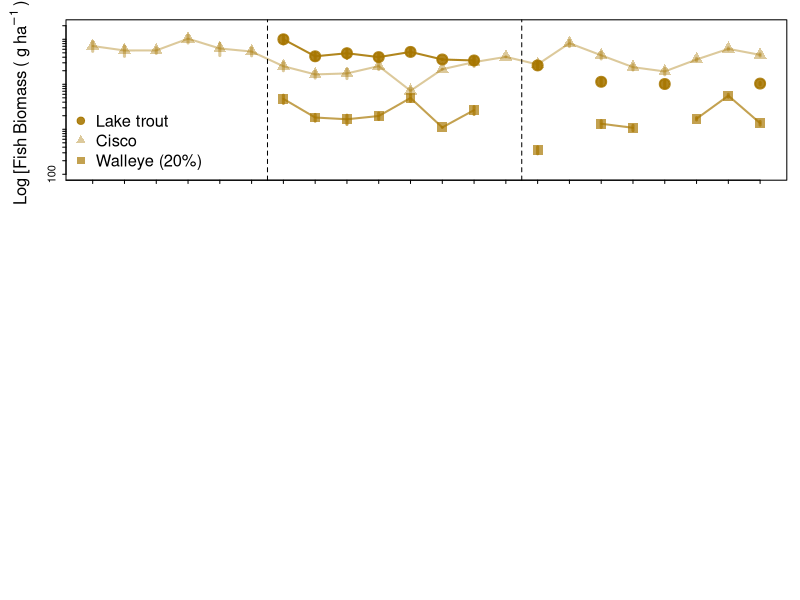

Recreate this plot in R. (Note: this script raises an error after producing the figure.)
## Trout Taxa Biomass ## 

# Load in libraries # 
library(tidyverse)
library(lubridate)

# Load in biomass data # 
fish = read_csv('trout_fish_biomass_selectpelagic.csv')
pelagic.miv = read_csv('trout_pmiv_biomass.reduced.csv')
zoop.grouped = read_csv('trout_pzoop_grouped.alldates.csv')

# Fish biomass # 
fish

fish.select = fish %>%
  select(year, spp, biomass.kg_perhec.raw, biomass.kg_perhec.corrected, biomass.kg_upperse.corrected, biomass.kg_lowerse.corrected)  # Match other taxa record 

fish.raw = fish.select %>% 
  select(year, spp, biomass.kg_perhec.raw) %>% 
  mutate(biomass.g_perhec.raw = biomass.kg_perhec.raw*1000)
fish.raw

fish.raw = fish.raw %>%
  pivot_wider(id_cols = year, 
              names_from = spp, 
              values_from = biomass.g_perhec.raw)
fish.raw

corrected.wae = fish.select %>% 
  select(year, spp, biomass.kg_perhec.corrected) %>% 
  mutate(biomass.g_perhec.corrected = biomass.kg_perhec.corrected*1000) %>%
  pivot_wider(id_cols = year, 
              names_from = spp, 
              values_from = biomass.g_perhec.corrected) %>% 
  rename(p20.walleye = walleye)

upperse = fish.select %>% 
  select(year, spp, biomass.kg_upperse.corrected) %>% 
  mutate(biomass.g_upperse.corrected = biomass.kg_upperse.corrected*1000) %>%
  pivot_wider(id_cols = year, 
              names_from = spp, 
              values_from = biomass.g_upperse.corrected) %>%
  rename(c.se.u = cisco, lt.se.u = lake.trout, w.se.u = walleye)
upperse

lowerse = fish.select %>% 
  select(year, spp, biomass.kg_lowerse.corrected) %>% 
  mutate(biomass.g_lowerse.corrected = biomass.kg_lowerse.corrected*1000) %>%
  pivot_wider(id_cols = year, 
              names_from = spp, 
              values_from = biomass.g_lowerse.corrected)  %>%
  rename(c.se.l = cisco, lt.se.l = lake.trout, w.se.l = walleye)
lowerse

join1 = left_join(corrected.wae, upperse, by = 'year')
fish.final = left_join(join1, lowerse, by = 'year')
fish.final

# Fish colors 
  # Cisco #de2d26
  # lake.trout #fc9272
  # walleye #fee0d2 
windows(height = 8, width = 6)
par(mfrow =c(3,1), mar = c(0.5,1,1,0.5), oma = c(4,4,.5,.5))
par(tcl = -0.25)
par(mgp = c(2, 0.6, 0))

lt = rgb(167, 118, 0, max = 255, alpha = 225)
wae = rgb(167, 118,0, max = 255, alpha = 175)
cis = rgb(167, 118,0, max = 255, alpha = 100)

# wae = '#b5a479'
# lt = '#A77600'
# cis = 'gray30'

transparent = rgb(255,255,255 ,maxColorValue = 255, alpha = 100)

# Fish plot #===================
# plot(cisco~year, data = fish.raw, type = 'o',col = '#99000d', lwd = 2, pch = 19, cex = 1, ylim = c(0,130),
#      ylab = '', xlab = '')
# mtext(side = 2, line =2.5, expression(Pelagic ~ ~Fish ~ ~Biomass ~`(`~ kg ~ ha^-1~`)`))
# arrows(x0=fish.final$year, y0=fish.final$c.se.l, 
#        x1=fish.final$year, y1=fish.final$c.se.u, col = '#99000d', code = 3, angle=90, length=0, lwd = 2)
# points(lake.trout~year, data = fish.raw, type = 'o', col = '#ef3b2c', lwd = 2, pch = 19, cex = 1)
# arrows(x0=fish.final$year, y0=fish.final$lt.se.l, 
#        x1=fish.final$year, y1=fish.final$lt.se.u, col = '#ef3b2c', code = 3, angle=90, length=0, lwd = 2)
# points(walleye.p20~year, data = fish.raw, type = 'o', col = '#fc9272', lwd = 2, pch = 19, cex = 1)
# arrows(x0=fish.final$year, y0=fish.final$w.se.l, 
#        x1=fish.final$year, y1=fish.final$w.se.u, col = '#fc9272', code = 3, angle=90, length=0, lwd = 2)
# legend('topright', legend = c('Cisco', 'Lake trout', 'Walleye (20%)'), pch = 19, col = c('#99000d','#ef3b2c', '#fc9272'),
#        bty = 'n')

# Log all three plots option # 
plot(log(cisco)~year, data = fish.raw, type = 'o',col = cis, lwd = 2, pch = 17, cex = 2, ylim = c(log(100), log(200000)),
     ylab = '', xlab = '', yaxt = 'n', xlim = c(2001,2022), xaxt = 'n')
axis(side=2,
     at=c(log(100),log(200), log(300), log(400), log(500), log(600), log(700), log(800), log(900), 
          log(1000),log(2000),log(3000),log(4000),log(5000),log(6000),log(7000),log(8000),log(9000),
          log(10000),log(20000),log(30000),log(40000),log(50000),log(60000),log(70000),log(80000),log(90000),
          log(100000), log(200000)), #Where the tick marks should be drawn
     labels = c('100', '', '', '', '', '', '', '', '', 
                '1000', '', '', '', '', '', '', '', '', 
                '10000', '', '','','','','','','',
                '100000','200000'),
     las=0, cex = 2)
axis(side = 1, 
     at = c(2000,2001,2002,2003,2004,2005,2006,2007,2008,
            2009,2010,2011,2012,2013,2014,2015,2016,2017,
            2018,2019,2020,2021,2022), 
     labels = c('', '', '', '','','','','','','','','',
                '', '','','','','','','','','',''), cex = 3, las = 3)

mtext(side = 2, line =2.5, expression(Log~`[Fish`~Biomass~`(`~ g ~ ha^-1~`)]`))
arrows(x0=fish.final$year, y0=log(fish.final$c.se.l), 
       x1=fish.final$year, y1=log(fish.final$c.se.u), col = cis, code = 3, angle=90, length=0, lwd = 3)
points(log(lake.trout)~year, data = fish.raw, type = 'o', col = lt, lwd = 2, pch = 19, cex = 2)
arrows(x0=fish.final$year, y0=log(fish.final$lt.se.l), 
       x1=fish.final$year, y1=log(fish.final$lt.se.u), col = lt, code = 3, angle=90, length=0, lwd = 3)
points(log(p20.walleye)~year, data = corrected.wae, type = 'o', col = wae, lwd = 2, pch = 15, cex = 2)
arrows(x0=fish.final$year, y0=log(fish.final$w.se.l), 
       x1=fish.final$year, y1=log(fish.final$w.se.u), col = wae, code = 3, angle=90, length=0, lwd = 3)
legend('bottomleft', legend = c('Lake trout', 'Cisco', 'Walleye (20%)'), pch = c(19, 17, 15), col = c(lt, cis, wae),
       bty = 'n', cex = 1.5)
abline(v = 2006.5, lty = 2)
abline(v = 2014.5, lty = 2)

# Pelagic MIV # 
pelagic.miv

pmiv.select = pelagic.miv %>% 
  mutate(taxon = tolower(taxon)) %>% 
  select(year4, taxon, biomass.g_perhec, biomass.prop.err.se) %>% 
  mutate(biomass.mg_perhec = (biomass.g_perhec*1000), 
         biomass.mg.prop.err.se = (biomass.prop.err.se*1000)) %>% 
  mutate(biomass.mg_perm2 = biomass.mg_perhec/10000, 
         biomass.mg.perm2.prop.err.se = biomass.mg.prop.err.se/10000)
pmiv.select
max(pmiv.select$biomass.g_perhec)
min(pmiv.select$biomass.g_perhec)

pmiv.wide = pmiv.select %>% 
  pivot_wider(id_cols = year4, 
              names_from = 'taxon', 
              values_from = 'biomass.g_perhec') %>% 
  rename(chaoborus = `chaoborus larvae`)
pmiv.wide

pmiv.error = pmiv.select %>% 
  pivot_wider(id_cols = year4, 
              names_from = 'taxon', 
              values_from = 'biomass.prop.err.se') %>% 
  rename(chaoborus.se = `chaoborus larvae`, 
         leptodora.se = leptodora, 
         mysis.se = mysis, 
         bytho.se = bythotrephes)
pmiv.error  

pmiv.final = left_join(pmiv.wide, pmiv.error, by = 'year4')
pmiv.final

# MIV plot # =============================
mys = '#a75b51'
chao = rgb(167, 91,81, maxColorValue = 255, alpha = 175)
lep = rgb(167, 91,81, maxColorValue = 255, alpha = 100)
byth = 'gray60'

# mys = '#a75b51' 
# chao = '#692e27' 
# lep = '#f9afa6'
# byth = 'gray30'
  
plot(log(chaoborus)~year4, data = pmiv.final, type = 'o',col = chao, lwd = 2, pch = 17, cex = 2, ylim = c(log(0.01),log(3000)),
     ylab = '', xlab = '', yaxt = 'n', col.axis = transparent, xlim = c(2001,2022), xaxt = 'n')
axis(side=2,
     at=c( 
       log(0.01),log(0.02),log(0.03),log(0.04),log(0.05),log(0.06),log(0.07),log(0.08),log(0.09), 
       log(0.1),log(0.2),log(0.3),log(0.4),log(0.5),log(0.6),log(0.7),log(0.8),log(0.9),
       log(1),log(2),log(3),log(4),log(5),log(6),log(7),log(8),log(9),log(10),
           log(20),log(30),log(40),log(50),log(60),log(70),log(80),log(90),log(100), 
           log(200),log(300), log(400), log(500), log(600), log(700), log(800), log(900), log(1000),
       log(2000), log(3000)), #Where the tick marks should be drawn
     labels = c('0.01', '', '', '', '', '', '', '', '',
                '0.1', '', '', '', '', '', '', '', '', 
                '1', '', '', '', '', '', '', '', '', 
                '10', '', '','','','','','','',
                '100','','', '', '','','','','',
                '1000','',''),
     las=0, cex = 2)
axis(side = 1, 
     at = c(2000,2001,2002,2003,2004,2005,2006,2007,2008,
            2009,2010,2011,2012,2013,2014,2015,2016,2017,
            2018,2019,2020,2021,2022), 
     labels = c('', '', '', '','','','','','','','','',
                '', '','','','','','','','','',''), cex = 3, las = 3)
mtext(side = 2, line =2.5, expression(`Log[`~MZP~Biomass ~`(`~ g ~ ha^-1~`)]`))
arrows(x0=pmiv.final$year4, y0=(log(pmiv.final$chaoborus - pmiv.final$chaoborus.se)), 
       x1=pmiv.final$year4, y1=(log(pmiv.final$chaoborus + pmiv.final$chaoborus.se)), col = chao, code = 3, angle=90, length=0, lwd = 3)
points(log(leptodora)~year4, data = pmiv.final, type = 'o', col = lep, lwd = 2, pch = 15, cex = 2)
arrows(x0=pmiv.final$year4, y0=(log(pmiv.final$leptodora - pmiv.final$leptodora.se)), col = lep,
       x1=pmiv.final$year4, y1=(log(pmiv.final$leptodora + pmiv.final$leptodora.se)), code = 3, angle=90, length=0, lwd = 3)
points(log(mysis)~year4, data = pmiv.final, type = 'o', col = mys, lwd = 2, pch = 19, cex = 2)
arrows(x0=pmiv.final$year4, y0=(log(pmiv.final$mysis - pmiv.final$mysis.se)), col = mys,
       x1=pmiv.final$year4, y1=(log(pmiv.final$mysis + pmiv.final$mysis.se)), code = 3, angle=90, length=0, lwd = 3)
points(log(bythotrephes)~year4, data = pmiv.final, type = 'o', col = byth, lwd = 2, pch = 18, cex = 2)
arrows(x0=pmiv.final$year4, y0=(log(pmiv.final$bythotrephes - pmiv.final$bytho.se)), col = byth,
       x1=pmiv.final$year4, y1=(log(pmiv.final$bythotrephes + pmiv.final$bytho.se)), code = 3, angle=90, length=0, lwd = 3)

legend('bottomleft', legend = c('Mysis', 'Chaoborus', 'Leptodora', 'Bythotrephes'), pch = c(19, 17, 15, 18), col = c(mys, chao,lep, byth),
       bty = 'n', cex = 1.5)
abline(v = 2006.5, lty = 2)
abline(v = 2014.5, lty = 2)

# Zooplankton # 
zoop.grouped

zoop.grouped.select = zoop.grouped %>% 
  select(year4, sample_date, larger_group, biomass_ugL, biomass_g.perhec, avg.bodymass_g, biomass_g.per_m2) %>% 
  mutate(sample_date = mdy(sample_date)) %>% 
  mutate(month = month(sample_date)) %>% 
  filter(month == 7 | month == 8) %>%
  rename(year = year4, 
         spp = larger_group, 
         bodymass_g = avg.bodymass_g, 
         biomass.g_perhec = biomass_g.perhec) %>% 
  group_by(year, spp) %>% 
  summarize(biomass.g_perhec_mean = mean(biomass.g_perhec, na.rm = T),
            biomass_ugL = mean(biomass_ugL), 
            biomass.g_perm2 = mean(biomass_g.per_m2, na.rm = T), 
            sd_g.perm2 = sd(biomass_g.per_m2, na.rm = T), 
            g_perhec.sd = sd(biomass.g_perhec, na.rm = T),
            bodymass_g = mean(bodymass_g, na.rm = T), 
            mass_sd = sd(bodymass_g, na.rm = T)) %>% 
  ungroup() %>%
  mutate(se_g.perhec = g_perhec.sd/sqrt(2)) %>% 
  select(year, spp, biomass.g_perhec_mean, se_g.perhec, biomass_ugL)
zoop.grouped.select

max(zoop.grouped.select$biomass.g_perhec_mean) # 53000
min(zoop.grouped.select$biomass.g_perhec_mean) # 227

zp.wide = zoop.grouped.select%>% 
  mutate(spp = tolower(spp)) %>%
  pivot_wider(id_cols = year, 
              names_from = 'spp', 
              values_from = 'biomass.g_perhec_mean')
zp.wide

zp.wide.check = zoop.grouped.select %>% 
  mutate(spp = tolower(spp)) %>% 
  pivot_wider(id_cols = year,
              names_from = 'spp', 
              values_from = 'biomass_ugL')
zp.wide.check

zp.error = zoop.grouped.select %>% 
  mutate(spp = tolower(spp)) %>%
  pivot_wider(id_cols = year, 
              names_from = 'spp', 
              values_from = 'se_g.perhec') %>% 
  rename(clad.se = cladocera, 
         cope.se = copepoda, 
         roti.se = rotifera)
zp.error  

zp.final = left_join(zp.wide, zp.error, by = 'year') 
zp.final

#Zoop Plot #======================== 
cop = rgb(205,92,5, maxColorValue = 255, alpha = 220)
clad = rgb(205,92,5, maxColorValue = 255, alpha = 175)
rot = rgb(205,92,5, maxColorValue = 255, alpha = 100)

# cop = '#cd5c05'
# clad = 'gray30' 
# rot = '#e2a271'


plot(log(cladocera)~year, data = zp.final, type = 'o',col = clad, 
     lwd = 2, pch = 17, cex = 2, ylim = c(log(10),log(60000)),
     ylab = '', xlab = '', yaxt = 'n', xlim = c(2001,2022), xaxt = 'n') 
axis(side=2,
     at=c(log(10), log(20),log(30),log(40),log(50),log(60),log(70),log(80),log(90),
          log(100), log(200),log(300),log(400),log(500),log(600),log(700),log(800),log(900),
          log(1000),log(2000),log(3000),log(4000),log(5000),log(6000),log(7000),log(8000), log(9000),
          log(10000), log(20000), log(30000), log(40000), log(50000), log(60000)), #Where the tick marks should be drawn
     labels = c('10','', '', '', '', '', '', '', '',
                '100','', '', '', '', '', '', '', '',
                '1000', '', '', '', '', '', '', '', '',
                '10000', '', '', '', '', '60000'),
     las=0, cex = 2)
axis(side = 1, 
     at = c(2000,2001,2002,2003,2004,2005,2006,2007,2008,
            2009,2010,2011,2012,2013,2014,2015,2016,2017,
            2018,2019,2020,2021,2022), 
     labels = c('', '2001', '', '2003','','2005','','2007','','2009','','2011',
                '', '2013','','2015','','2017','','2019','','2021',''), cex = 3, las = 1)
mtext(side = 2, line =2.5, expression(`Log[`~Zoop~Biomass ~`(`~ g ~ ha^-1~`)]`), cex = 1)
arrows(x0=zp.final$year, y0=(log(zp.final$cladocera - zp.final$clad.se)), 
       x1=zp.final$year, y1=(log(zp.final$cladocera + zp.final$clad.se)), col = clad, code = 3, angle=90, length=0, lwd = 2)
points(log(copepoda)~year, data = zp.final, type = 'o', col = cop, lwd = 2, pch = 19, cex = 2)
arrows(x0=zp.final$year, y0=(log(zp.final$copepoda - zp.final$cope.se)), col = cop,
       x1=zp.final$year, y1=(log(zp.final$copepoda + zp.final$cope.se)), code = 3, angle=90, length=0, lwd = 2)
points(log(rotifera)~year, data = zp.final, type = 'o', col = rot, lwd = 2, pch = 15, cex = 2)
arrows(x0=zp.final$year, y0=(log(zp.final$rotifera - zp.final$roti.se)), col = rot,
       x1=zp.final$year, y1=(log(zp.final$rotifera + zp.final$roti.se)), code = 3, angle=90, length=0, lwd = 2)

legend('bottomleft', legend = c('Copepoda', 'Cladocera',  'Rotifera'), pch = c(19,17,15), col = c(cop, clad, rot),
       bty = 'n', cex = 1.5)
abline(v = 2006.5, lty = 2)
abline(v = 2014.5, lty = 2)
mtext(side = 1, 'Year', line = 2, cex = 1)
